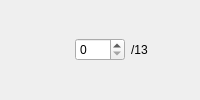
         <widget class="QWidget" name="widget_22" native="true">
          <layout class="QHBoxLayout" name="horizontalLayout_22">
           <property name="leftMargin">
            <number>0</number>
           </property>
           <property name="topMargin">
            <number>0</number>
           </property>
           <property name="rightMargin">
            <number>0</number>
           </property>
           <property name="bottomMargin">
            <number>0</number>
           </property>
           <item>
            <widget class="QLabel" name="label_22">
             <property name="maximumSize">
              <size>
               <width>75</width>
               <height>75</height>
              </size>
             </property>
             <property name="toolTip">
              <string>#825286_#D5C7E9</string>
             </property>
             <property name="text">
              <string/>
             </property>
             <property name="pixmap">
              <pixmap resource="../../resource.qrc">:/pairs/assets/#825286_#D5C7E9.png</pixmap>
             </property>
             <property name="scaledContents">
              <bool>true</bool>
             </property>
            </widget>
           </item>
           <item>
            <widget class="QSpinBox" name="#825286_#D5C7E9_spin">
             <property name="maximumSize">
              <size>
               <width>50</width>
               <height>16777215</height>
              </size>
             </property>
             <property name="minimum">
              <number>0</number>
             </property>
             <property name="maximum">
              <number>13</number>
             </property>
            </widget>
           </item>
           <item>
            <widget class="QLabel" name="label_22_2">
             <property name="text">
              <string>/13</string>
             </property>
            </widget>
           </item>
          </layout>
         </widget>
